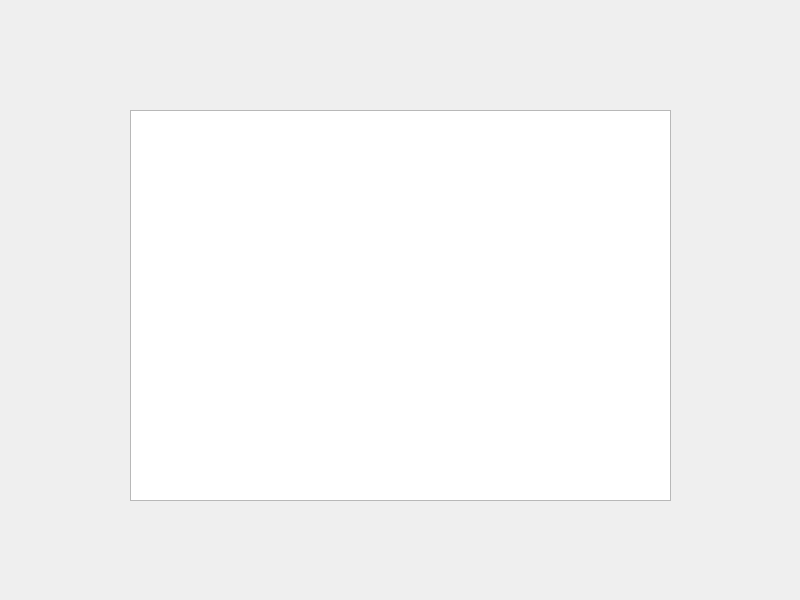
<?xml version="1.0" encoding="UTF-8"?>
<ui version="4.0">
 <class>Widget</class>
 <widget class="QWidget" name="Widget">
  <property name="geometry">
   <rect>
    <x>0</x>
    <y>0</y>
    <width>800</width>
    <height>600</height>
   </rect>
  </property>
  <property name="windowTitle">
   <string>Widget</string>
  </property>
  <widget class="QTextEdit" name="textEdit">
   <property name="geometry">
    <rect>
     <x>130</x>
     <y>110</y>
     <width>541</width>
     <height>391</height>
    </rect>
   </property>
  </widget>
 </widget>
 <resources/>
 <connections/>
</ui>
